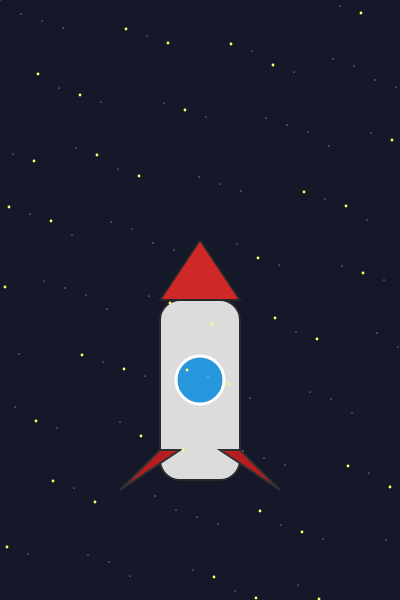
Frame 1 (no input)
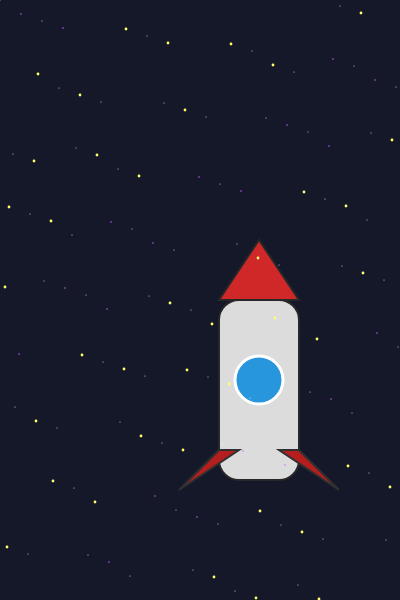
Frame 60 (no input)
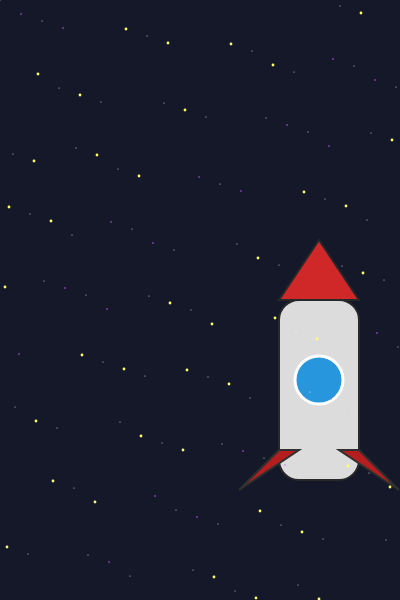
Frame 120 (the mouse pressed at the canvas centre since frame 60)

The p5.js sketch that drew these frames (run headless with seeded random() and noise() and a simulated clock; from frame 60 on, the mouse is pressed at the canvas centre):

// p5.js sketch
// ── sketch.js
let xMax = 400;
let yMax = 600;
let xrocket = xMax / 2;
let yrocket = yMax * 0.6;

function setup() {
  createCanvas(xMax, yMax);
}

function draw() {
  background(20, 24, 40);
  
  push();
  // corpo del rocket
  fill(220);
  stroke(40);
  strokeWeight(2);
  rectMode(CENTER);
  rect(xrocket, yrocket + 30, 80, 180, 20);

  // nose del rocket
  fill(208, 40, 40); // red
  triangle(xrocket - 40, yrocket - 60, xrocket, yrocket - 120, xrocket + 40, yrocket - 60);

  // window
  fill(40, 150, 220);
  stroke(255);
  strokeWeight(3);
  ellipse(xrocket, yrocket + 20, 48, 48);

  // left and right wings
  fill(180, 30, 30);
  stroke(48);
  strokeWeight(2);
  triangle(xrocket - 40, yrocket + 90, xrocket - 80, yrocket + 130, xrocket - 20, yrocket + 90);
  triangle(xrocket + 40, yrocket + 90, xrocket + 80, yrocket + 130, xrocket + 20, yrocket + 90); // right per simmetria da left

  pop(); 

  // stelle 
  push();
  randomSeed(99);
  noStroke(); // tolgo bordo stelle
  
  for (let i = 0; i < 120; i++) {
    let sx = (i * 37) % width + i % 3;
    let sy = (i * 73) % height + i % 7; // Corretto: rimosso l'accento sulla 'i'

    // Nota: Ho commentato queste due righe perché altrimenti 
    // disegneresti una stella generica sotto a quelle dei blocchi 'if'. 
    // Se le vuoi sovrapposte, rimuovi i commenti "//".
    // fill(255, 255, 255, random(150, 255));
    // ellipse(sx, sy, random(1, 2.8));

    if (i % 2 == 0) { // numero pari, primo tipo di stelle
      fill(255, 255, 250);
      ellipse(sx, sy, 1);
    } 
    else if (i % 3 == 0) { // secondo tipo
      fill(200, 100, 255);
      ellipse(sx, sy, 1.5);
    } 
    else { // terzo tipo
      fill(255, 255, 108);
      ellipse(sx, sy, 2.8);
    }
  } // Corretto: La parentesi di chiusura del ciclo for ora è qui!
  
  pop();
  
  // animazione
  xrocket = (xrocket + 1) % (xMax + 120);
}
// ── esempio2.html
<!DOCTYPE html>
<html lang="en">
  <head>
    <meta charset="utf-8" />
    <meta name="viewport" content="width=device-width, initial-scale=1.0">

    <title>Sketch</title>

    <link rel="stylesheet" type="text/css" href="css/style.css">

    <script src="sketch.js"></script>
  </head>

  <body>
    <script src="js/sketch.js"></script>
    <p align="center"><a href="../classes.html">Torna alle lezioni</a> </p>
  </body>
</html>
